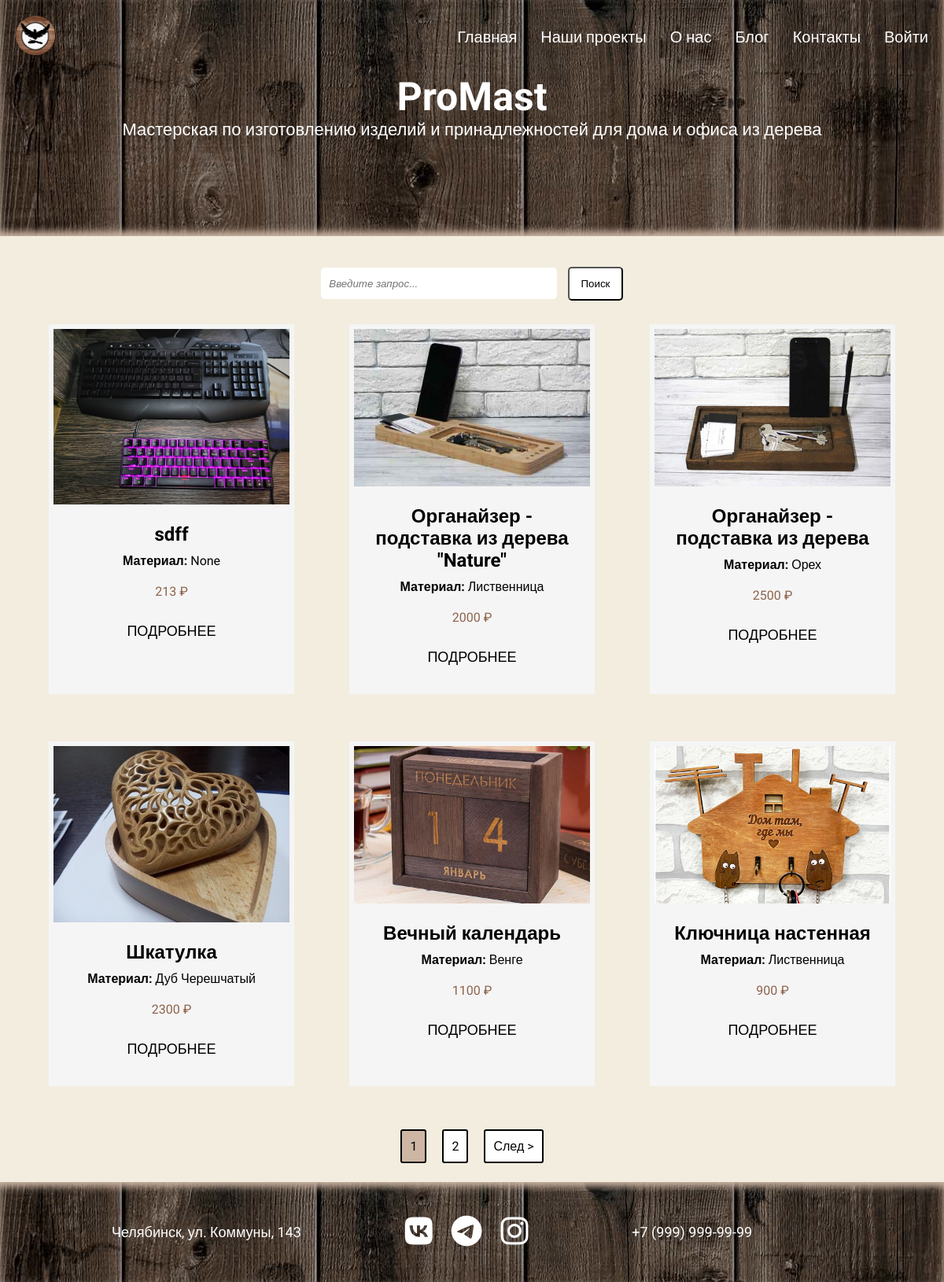
Before: /catalog/ with the older database file.
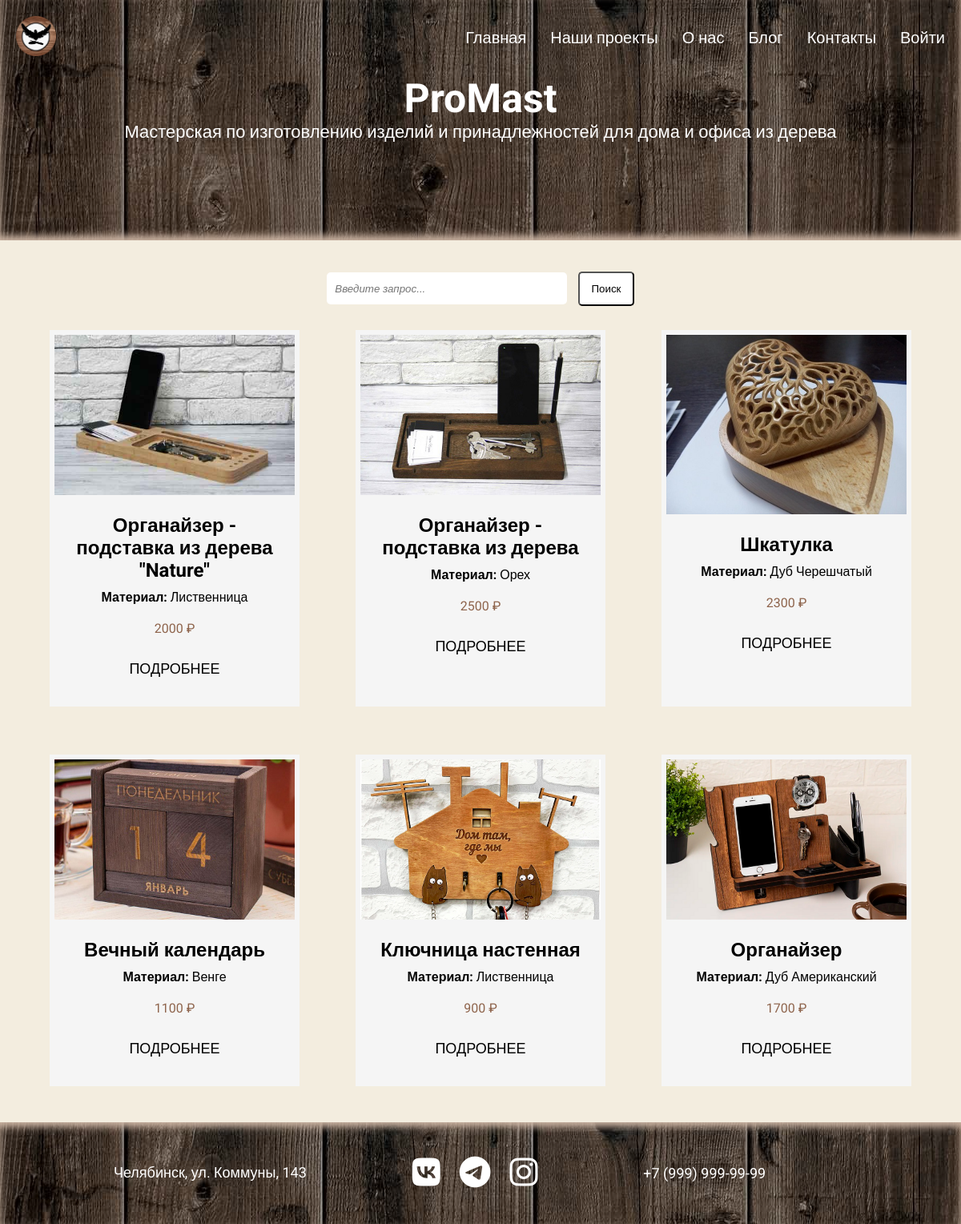
After: the same page with the newer database file.
### portfolio/models.py (models this page shows, shortened)
class Works(models.Model):
    title = models.CharField(max_length=100, verbose_name='Название')
    description = models.TextField(null=True, blank=True, verbose_name='Описание')
    image_1 = models.ImageField(upload_to='portfolio/%Y/%m/%d/', null=True, blank=True, verbose_name='Изображение 1')
    image_2 = models.ImageField(upload_to='portfolio/%Y/%m/%d/', null=True, blank=True, verbose_name='Изображение 2')
    image_3 = models.ImageField(upload_to='portfolio/%Y/%m/%d/', null=True, blank=True, verbose_name='Изображение 3')
    top_sales = models.ManyToManyField('Top', blank=True, verbose_name='Популярное')
    created = models.DateTimeField(auto_now_add=True, verbose_name='Дата публикации')
    price = models.IntegerField(default=0, verbose_name='Цена')
    material = models.CharField(max_length=100, null=True, blank=True, verbose_name='Материал')
    class Meta:
        ordering = ['-created']
        verbose_name = "Проект"
        verbose_name_plural = "Проекты"

### portfolio/views.py (the view)
# urls.py: path('catalog/', views.catalog, name='catalog'),
def catalog(request):
    works, search_query = search_works(request)
    custom_range, works = paginate_works(request, works, 6)
    context = {
        'works': works,
        'search_query': search_query,
        'custom_range': custom_range,
    }
    return render(request, 'portfolio/catalog.html', context)

### portfolio/utils.py (called while the page is built)
def search_works(request):
    search_query = ''
    if request.GET.get('search_query'):
        search_query = request.GET.get('search_query')
    works = Works.objects.distinct().filter(Q(title__iregex=search_query) |
                                            Q(material__iregex=search_query))
    return works, search_query

def paginate_works(request, works, results):
    page = request.GET.get('page', 1)
    paginator = Paginator(works, results, allow_empty_first_page=True)
    works = paginator.get_page(page)
    left_index = int(page) - 4
    if left_index < 1:
        left_index = 1
    right_index = int(page) + 5
    if right_index > paginator.num_pages:
        right_index = paginator.num_pages + 1
    custom_range = range(left_index, right_index)
    return custom_range, works

### portfolio/templates/portfolio/catalog.html
{% extends 'portfolio/base.html' %}
{% block content %}
<section class="block__search">
  <div class="container">
    <form id="search" class="search__form" action="{% url 'catalog' %}" method="get">
      <div class="form__field">
        <input class="input__text" type="text" name="search_query" value="{{search_query}}"
               placeholder=" Введите запрос..."/>
        <input class="search__btn" type="submit" value="Поиск"/>
      </div>
    </form>
  </div>
</section>
<section class="block__works">
  <div class="container">
    <div class="works">
      {% for work in works %}
      <div class="element">
        <div>
          <img src="{{ work.image_1.url }}" alt="image">
        </div>
        <div class="text">
          <h2>{{ work.title }}</h2>
          <p><span class="material">Материал:</span> {{ work.material }}</p>
          <p class="price">{{ work.price }} &#8381</p>
          <div class="btn">
            <a href="{% url 'work-main' work.id %}">Подробнее</a>
          </div>
        </div>
      </div>
      {% endfor %}
    </div>
  </div>
</section>
{% include 'portfolio/pagination.html' with queryset=works custom_range=custom_range %}
{% endblock %}

Changed rows visible on the page:
removed Works: image_1 (picture), title "sdff", material "None", price "213"
now on this page (row unchanged): Works: image_1 (picture), title "Органайзер", material "Дуб Американский", price "1700"
Other visible differences:
list line gone: "1"
list line gone: "2"
text no longer shown: "След >"
